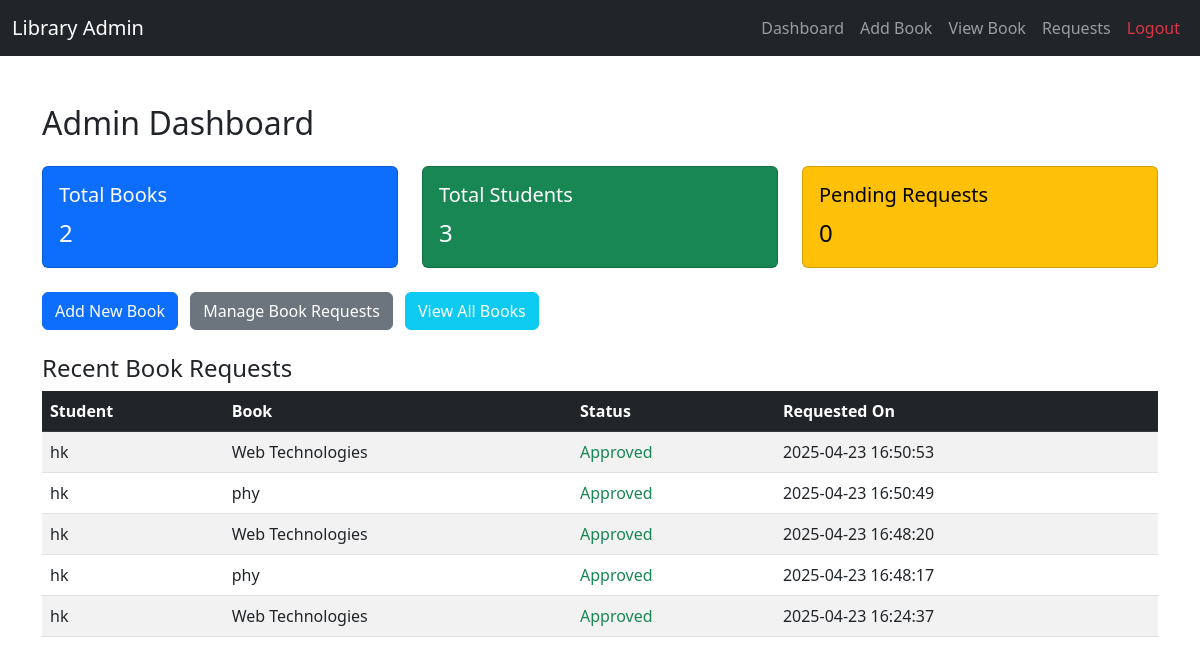
Page /admin/dashboard.php (signed in) on the committed database.
### tables this page shows
CREATE TABLE IF NOT EXISTS `book_requests` (
  `id` int NOT NULL AUTO_INCREMENT,
  `student_id` int DEFAULT NULL,
  `book_id` int DEFAULT NULL,
  `status` enum('pending','approved','rejected') DEFAULT 'pending',
  `request_date` timestamp NULL DEFAULT CURRENT_TIMESTAMP,
  `is_returned` tinyint(1) DEFAULT '0',
  PRIMARY KEY (`id`),
  KEY `student_id` (`student_id`),
  KEY `book_id` (`book_id`)
);

CREATE TABLE IF NOT EXISTS `users` (
  `id` int NOT NULL AUTO_INCREMENT,
  `password` varchar(255) NOT NULL,
  `role` enum('admin','student') DEFAULT 'student',
  `name` varchar(100) DEFAULT NULL,
  `email` varchar(100) DEFAULT NULL,
  PRIMARY KEY (`id`),
  UNIQUE KEY `name` (`name`)
);

CREATE TABLE IF NOT EXISTS `books` (
  `id` int NOT NULL AUTO_INCREMENT,
  `title` varchar(255) NOT NULL,
  `author` varchar(255) NOT NULL,
  `category` varchar(100) DEFAULT NULL,
  `quantity` int DEFAULT '1',
  PRIMARY KEY (`id`)
);

### admin/dashboard.php (the view, shortened to what this page needs)
<?php
include '../includes/db.php';
$total_books = $conn->query("SELECT COUNT(*) as count FROM books")->fetch_assoc()['count'];
$total_students = $conn->query("SELECT COUNT(*) as count FROM users")->fetch_assoc()['count'];
$pending_requests = $conn->query("SELECT COUNT(*) as count FROM book_requests WHERE status = 'pending'")->fetch_assoc()['count'];
$recent_requests = $conn->query("
    SELECT br.request_date, br.status, s.name AS student, b.title AS book
    FROM book_requests br
    JOIN users s ON br.student_id = s.id
    JOIN books b ON br.book_id = b.id
    ORDER BY br.request_date DESC
    LIMIT 5
");
?>
<!DOCTYPE html>
<html>
<head>
    <link href="https://cdn.jsdelivr.net/npm/bootstrap@5.3.0/dist/css/bootstrap.min.css" rel="stylesheet">
</head>
<body>
<?php include 'navbar.php'; ?>
<div class="container mt-5">
    <h2 class="mb-4">Admin Dashboard</h2>
    <div class="row mb-4">
        <div class="col-md-4">
            <div class="card text-bg-primary">
                <div class="card-body">
                    <h5 class="card-title">Total Books</h5>
                    <p class="card-text fs-4"><?= $total_books ?></p>
                </div>
            </div>
        </div>
        <div class="col-md-4">
            <div class="card text-bg-success">
                <div class="card-body">
                    <h5 class="card-title">Total Students</h5>
                    <p class="card-text fs-4"><?= $total_students ?></p>
                </div>
            </div>
        </div>
        <div class="col-md-4">
            <div class="card text-bg-warning">
                <div class="card-body">
                    <h5 class="card-title">Pending Requests</h5>
                    <p class="card-text fs-4"><?= $pending_requests ?></p>
                </div>
            </div>
        </div>
    </div>
    <div class="mb-4">
        <a href="add_book.php" class="btn btn-primary me-2">Add New Book</a>
        <a href="book_requests.php" class="btn btn-secondary me-2">Manage Book Requests</a>
        <a href="view_books.php" class="btn btn-info text-white">View All Books</a>
    </div>
    <h4>Recent Book Requests</h4>
    <table class="table table-striped table-hover">
        <thead class="table-dark">
            <tr>
                <th>Student</th>
                <th>Book</th>
                <th>Status</th>
                <th>Requested On</th>
            </tr>
        </thead>
        <tbody>
            <?php while ($row = $recent_requests->fetch_assoc()): ?>
                <tr>
                    <td><?= htmlspecialchars($row['student']) ?></td>
                    <td><?= htmlspecialchars($row['book']) ?></td>
                    <td>
                        <?php
                            $color = match ($row['status']) {
                                'approved' => 'text-success',
                                'rejected' => 'text-danger',
                                default => 'text-warning'
                            };
                        ?>
                        <span class="<?= $color ?>"><?= ucfirst($row['status']) ?></span>
                    </td>
                    <td><?= $row['request_date'] ?></td>
                </tr>
            <?php endwhile; ?>
        </tbody>
    </table>
</div>
</body>
</html>

### rows in the picture
book_requests: users.name "hk", book.title "Web Technologies", status "Approved", request_date "2025-04-23 16:50:53"
book_requests: users.name "hk", book.title "phy", status "Approved", request_date "2025-04-23 16:50:49"
book_requests: users.name "hk", book.title "Web Technologies", status "Approved", request_date "2025-04-23 16:48:20"
book_requests: users.name "hk", book.title "phy", status "Approved", request_date "2025-04-23 16:48:17"
book_requests: users.name "hk", book.title "Web Technologies", status "Approved", request_date "2025-04-23 16:24:37"

### other values in the picture
$total_books "2"
$total_students "3"
$pending_requests "0"
